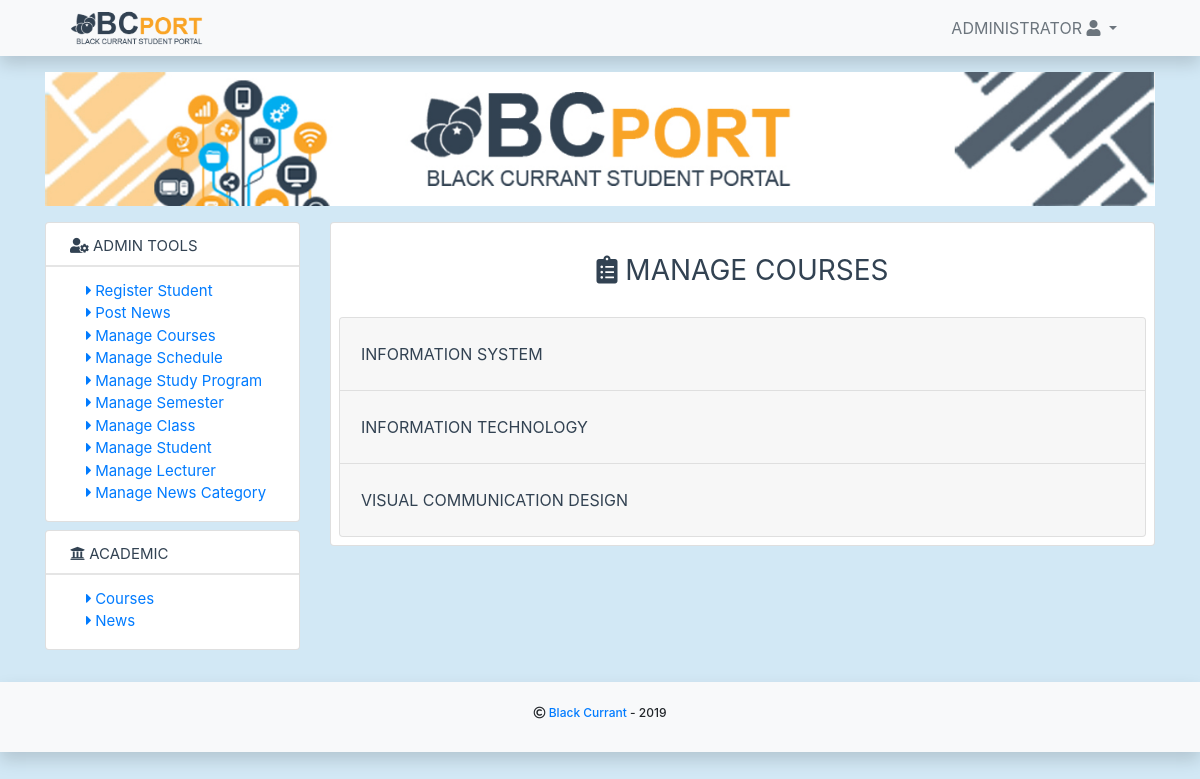
/index.php?page=managecourse (signed in), run on the app's committed database.
### tables this page shows
CREATE TABLE `tb_studyprogram` (
  `id` int(11) NOT NULL,
  `studyprogram_id` int(11) NOT NULL,
  `studyprogram` varchar(255) NOT NULL,
  `abbreviation` varchar(15) NOT NULL
);

### core/app/studyprogram.php (called while the page is built, shortened)
<?php
    function getAllStudyProgram() {
        global $connect;
        $sql = "SELECT * FROM tb_studyprogram";
        $query = $connect->query($sql);
        if ($query->num_rows > 0)
        {
            return $query;
        } else {
            return false;
        }
    }
?>

### core/auth/auth.php (called while the page is built, shortened)
<?php
function getUserDataByUserId($id) {
	global $connect;
	$sql = "SELECT * FROM tb_user WHERE id = $id";
	$query = $connect->query($sql);
	$resultuser = $query->fetch_assoc();
	if ($resultuser['user_role'] == '1') {
		$sql = "SELECT * FROM tb_student WHERE student_id = '".$resultuser['user_id']."'";
		$query = $connect->query($sql);
		$result = $query->fetch_assoc();
		$result['user_role'] = $resultuser['user_role'];
	}
	elseif ($resultuser['user_role'] == '2') {
		$sql = "SELECT * FROM tb_lecturer WHERE lecturer_id = '".$resultuser['user_id']."'";
		$query = $connect->query($sql);
		$result = $query->fetch_assoc();
		$result['user_role'] = $resultuser['user_role'];
	}
	elseif ($resultuser['user_role'] == '3') {
		$result = array('name' => 'administrator', 'user_role' => '3');
	}
	return $result;
}
?>

### pages/course/index.php (the view, shortened to what this page needs)
<div class="px-2 py-2">
	<h3 class="simple-text text-center py-4"><i class="fas fa-clipboard-list"></i> Manage Courses</h3>
	<div class="accordion" id="accordionExample">
		<?php
			$result = getAllStudyProgram();
			if ($result != false) {
				while ($row = $result->fetch_assoc())
	              {
	                $studyprogram_name = $row['studyprogram'];
	                $abbreviation = $row['abbreviation'];
		 ?>
		  <div class="card">
		    <div class="card-header" id="headingOne">
		      <h2 class="mb-0">
		        <button class="btn btn-link simple-text" type="button" data-toggle="collapse" data-target="#<?php echo $abbreviation; ?>" aria-expanded="true" aria-controls="collapseOne">
		          <?php echo $studyprogram_name ?>
		        </button>
		      </h2>
		    </div>
		    </div>
		<?php
				}
			}
		 ?>
	  </div>
</div>

### assets/css/custom.css (style rules this page uses)
body { background-color: #d2e8f5; }
.simple-text { text-transform: uppercase; padding: 0.5rem 0; display: block; white-space: nowrap; color: #324252; text-decoration: none; font-weight: 400; line-height: 30px; overflow: hidden; }
* { -webkit-box-sizing: border-box; box-sizing: border-box; }
body { padding: 0; margin: 0; }

### data on the page
tb_studyprogram: studyprogram "INFORMATION SYSTEM"
tb_studyprogram: studyprogram "INFORMATION TECHNOLOGY"
tb_studyprogram: studyprogram "VISUAL COMMUNICATION DESIGN"

### other printed values
$userdata['name'] "ADMINISTRATOR"
